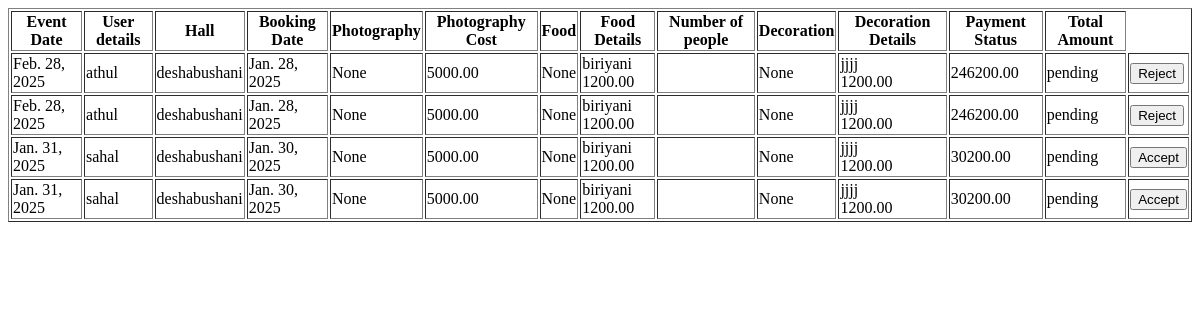
The app's page /admin_view_booking, older data.
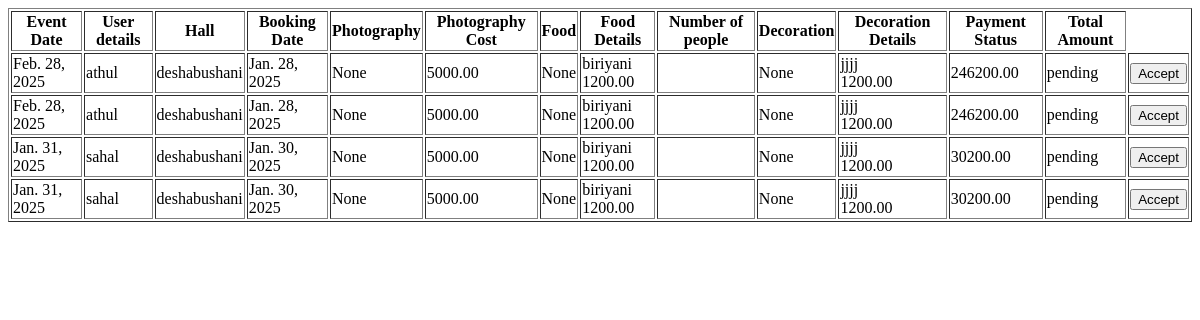
The same page, newer data.
### app/models.py (models this page shows)
class Bookings(models.Model):
    event_date=models.DateField(null=True)
    event_status=models.CharField(max_length=100,default='pending')
    user_id=models.ForeignKey(User,on_delete=models.CASCADE)
    hall_id=models.ForeignKey(Halls,on_delete=models.CASCADE)
    booking_date=models.DateField(auto_now_add=True)
    payment_status=models.CharField(max_length=100)
    photography=models.CharField(max_length=100,null=True,blank=True)
    no_of_persons=models.IntegerField(null=True,blank=True)
    food_value=models.BooleanField(null=True,blank=True)
    food=models.ForeignKey(Food,on_delete=models.CASCADE)
    decoration_value=models.BooleanField(null=True,blank=True)
    decoration=models.ForeignKey(Decoration,on_delete=models.CASCADE)
    photography_cost=models.DecimalField(max_digits=10,decimal_places=2)
    total_payment=models.DecimalField(max_digits=10,decimal_places=2)

class Halls(models.Model):
    hall_name=models.CharField(max_length=100)
    location=models.CharField(max_length=200)
    capacity=models.IntegerField()
    price_per_day=models.DecimalField(max_digits=10,decimal_places=2)
    photo_url=models.FileField()
    hall_description=models.TextField(null=True,blank=True)

class Food(models.Model):
    food_image=models.FileField(upload_to='images/')
    food_price=models.DecimalField(max_digits=10,decimal_places=2)
    food_name=models.CharField(max_length=100,null=True)

class Decoration(models.Model):
    decoration_name=models.CharField(max_length=100,null=True,blank=True)
    decoration_image=models.FileField(upload_to='images/')
    decoration_price=models.DecimalField(max_digits=10,decimal_places=2)

### app/views.py (the view)
# urls.py: path('admin_view_booking',views.admin_view_booking,name='admin_view_booking'),
def admin_view_booking(request):
    book=Bookings.objects.all()
    return render(request,'admin_booking.html',{'data':book})

### templates/admin_booking.html (shortened to what this page needs)
<!DOCTYPE html>
<html lang="en">
<head>
</head>
<body>
    <table border="1">
        <tr>
            <th>Event Date</th>
            <th>User details</th>
            <th>Hall</th>
            <th>Booking Date</th>
            <th>Photography</th>
            <th>Photography Cost</th>
            <th>Food</th>
            <th>Food Details</th>
            <th>Number of people</th>
            <th>Decoration</th>
            <th>Decoration Details</th>
            <th>Payment Status</th>
            <th>Total Amount</th>
        </tr>
        {% for x in data %}
        <tr>
            <td>{{x.event_date}}</td>
            <td>{{x.user_id.first_name}}</td>
            <td>{{x.hall_id.hall_name}}</td>
            <td>{{x.booking_date}}</td>
            <td>{{x.photography}}</td>
            <td>{{x.photography_cost}}</td>
            <td>{{x.food_value}}</td>
            <td>{{x.food.food_name}} <br> {{x.food.food_price}}</td>
            <td>{{x.no_of_people}}</td>
            <td>{{x.decoration_value}}</td>
            <td>{{x.decoration.decoration_name}} <br> {{x.decoration.decoration_price}}</td>
            <td>{{x.total_payment}}</td>
            <td>{{x.payment_status}}</td>
            <td>
                <form action="{% url 'acceptrejectbooking' id=x.id %}" method="post">
                    {% if x.event_status == 'Pending' %}
                    <input type="submit" value="Accept" name="Status">
                    <input type="submit" value="Reject" name="Status">
                    {% elif x.event_status == 'Accept' %}
                    <input type="submit" value="Reject" name="Status">
                    {% else %}
                    <input type="submit" value="Accept" name="Status">
                    {% endif %}
                </form>
            </td>
        </tr>
        {% endfor %}
    </table>
</body>
</html>

Row changes from the older to the newer data that the page shows:
changed Bookings (number 1 of 4 on the later page): Status "Reject" → "Accept"
changed Bookings (number 2 of 4 on the later page): Status "Reject" → "Accept"
